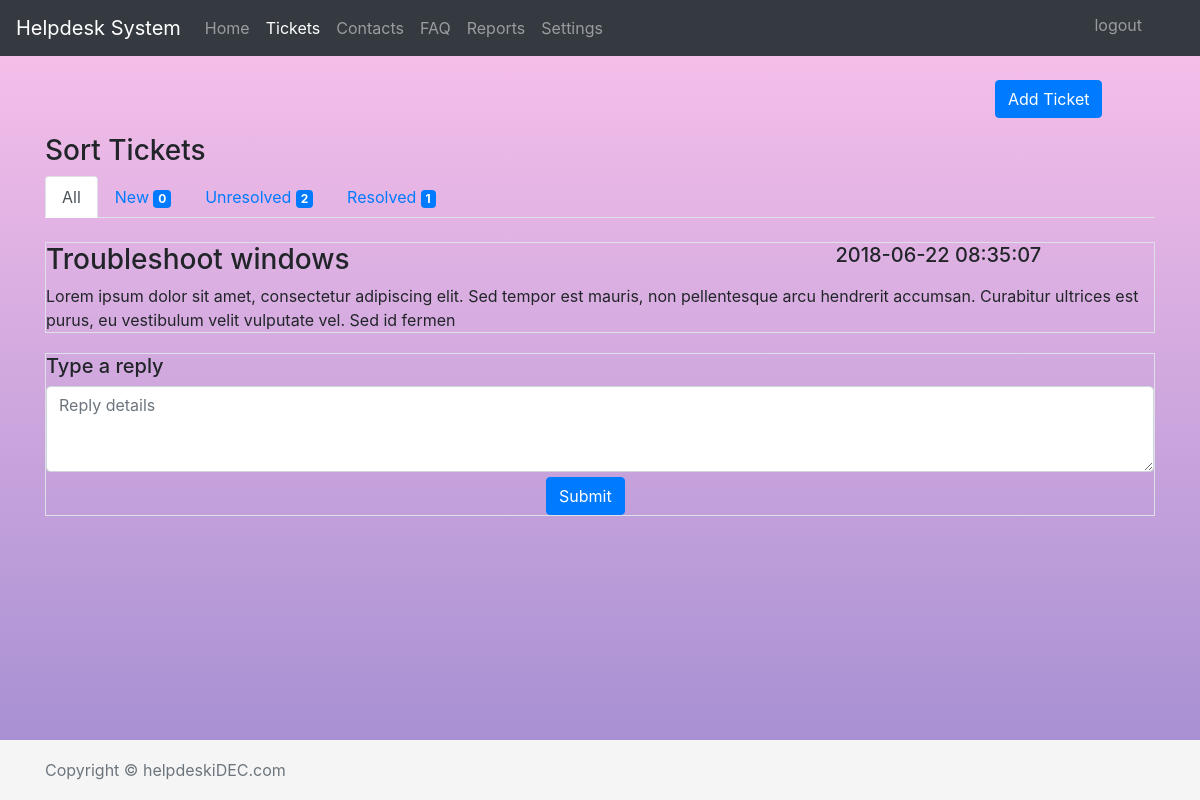
The app's page /helpdesk/tickets_detail.php?id=23 (signed in) with its own data.
### tables this page shows
CREATE TABLE `ticket` (
  `id` int(100) NOT NULL,
  `name` text NOT NULL,
  `email` varchar(423) NOT NULL,
  `title` varchar(20) NOT NULL,
  `phone_number` int(20) NOT NULL,
  `issue_title` varchar(20) NOT NULL,
  `issue_desc` varchar(10000) NOT NULL,
  `date_and_time` timestamp NOT NULL DEFAULT CURRENT_TIMESTAMP,
  `status` varchar(50) NOT NULL DEFAULT 'unresolved'
);

### helpdesk/tickets_detail.php (the view, shortened to what this page needs)
<!doctype html>
<html lang="en">
  <head>
    <link rel="stylesheet" href="https://stackpath.bootstrapcdn.com/bootstrap/4.1.1/css/bootstrap.min.css">
    <link href="style.css" rel="stylesheet">
  </head>
  <body>
    <nav class="navbar navbar-expand-md navbar-dark bg-dark fixed-top">
      <a class="navbar-brand" href="index.php">Helpdesk System</a>
      <div class="collapse navbar-collapse" id="navbarsExampleDefault">
        <ul class="navbar-nav mr-auto">
          <li class="nav-item ">
            <a class="nav-link" href="index.php">Home <span class="sr-only">(current)</span></a>
          </li>
          <li class="nav-item active">
            <a class="nav-link" href="tickets_home.php">Tickets</a>
          </li>
          <li class="nav-item">
            <a class="nav-link" href="contacts_home.php">Contacts</a>
          </li>
            <li class="nav-item">
            <a class="nav-link" href="FAQ_home.php">FAQ</a>
          </li>
           <li class="nav-item">
            <a class="nav-link" href="reports_home.php">Reports</a>
          </li>
          <li class="nav-item">
            <a class="nav-link" href="settings_home.php">Settings</a>
          </li>
          <li class="nav-item "style=' position:fixed;right:50px;top:5px;'>
            <a class="nav-link " href="logout.php">logout</a>
          </li>
        </ul>
      </div>
    </nav>
    <main role="main" class="container">
<section>
  <form class="form-group" action='ticket_process.php' method='POST' id='frm_ticket'>
  <button  type="button" class="btn btn-primary" data-toggle="modal" data-target="#exampleModal" style="margin-left:950px;margin-top: 80px;">
            Add Ticket
          </button>
    </form>
  <h3 >Sort Tickets</h3>
<ul class="nav nav-tabs">
  <li class="nav-item">
    <a class="nav-link active" href="tickets_home.php">All</a>
  </li>
  <li class="nav-item">
  <?php
require 'conn.php';
$sql = "SELECT * FROM ticket WHERE date_and_time > DATE_SUB(NOW(), INTERVAL 1 DAY) ";
$unresolve = "SELECT * FROM ticket WHERE status ='unresolved' ";
$resolve = "SELECT * FROM ticket WHERE status='resolved' ";
$unres = $conn->query($unresolve);
$res = $conn->query($resolve);
$res_array= mysqli_num_rows($res);
$result = $conn->query($sql);
$unres_array= mysqli_num_rows($unres);
$array= mysqli_num_rows($result);
    echo'<a class="nav-link " href="tickets_new.php">New <span class="badge badge-primary">'.$array.'</span></a>';
 echo' </li>';
echo'  <li class="nav-item">';
echo'   <a class="nav-link" href="tickets_unresolved.php">Unresolved <span class="badge badge-primary">'.$unres_array.'</span></a>';
echo'  </li>';
echo' <li class="nav-item">';
echo'  <a class="nav-link" href="tickets_resolved.php">Resolved <span class="badge badge-primary">'.$res_array.'</span></a>';
  echo'  </li>';
echo'</ul>';
?>
  <br>
</section>
        <section class='border kalar'>
        <?php
require 'conn.php';
$sql = "SELECT * FROM ticket where id=". $_GET["id"];
$result = $conn->query($sql);
     while($row = $result->fetch_assoc()) {
    echo '<div class="container" >';
    echo '<div class="row">';
      echo '<h3>'.$row["issue_title"].'</h3>';
      echo '<h5>'.$row["date_and_time"].'</h5>';
    }
?>
<?php
require 'conn.php';
$sql = "SELECT * FROM ticket where id=". $_GET["id"];
$result = $conn->query($sql);
     while($row = $result->fetch_assoc()) {
    echo '<div class="container" >';
    echo '<div class="row">';
      echo $row["issue_desc"];
    }
      echo ' </section>';
      echo "   <section class='border clearfix' style='margin-top: 20px;'>";
      echo ' <h5>Type a reply</h5>';
      echo ' <form action="tickets_send_reply.php?id='.$_GET["id"].'" method="post">';
      echo " <textarea  placeholder='Reply details' class='form-control' rows='3' name='reply' required></textarea>";
      echo "   <input type='submit' class='btn btn-primary 'style='margin-left:500px;margin-top:5px'>";
      echo '  </form>';
      echo ' </section> ';
      ?>
    </main>
    <footer class="footer">
      <div class="container">
        <span class="text-muted">Copyright © helpdeskiDEC.com</span>
      </div>
    </footer>
  </body>
</html>

### helpdesk/style.css (style rules this page uses)
html { position: relative; min-height: 100%; }
body { margin-bottom: 60px; background-image: linear-gradient(to top, #a18cd1 0%, #fbc2eb 100%); }
.footer { position: fixed; bottom: 0; width: 100%; height: 60px; line-height: 60px; background-color: #f5f5f5; left: 0px; right: 0px; margin-bottom: 0px; display: inline-block; }

### records on screen
ticket: issue_title "Troubleshoot windows", date_and_time "2018-06-22 08:35:07", issue_desc "Lorem ipsum dolor sit amet, consectetur adipiscing elit. Sed tempor est mauris, non pellentesque arcu hendrerit accumsan. Curabitur ultrices est purus, eu vestibulum velit vulputate vel. Sed id fermen"

### other values on screen
$array "0"
$unres_array "2"
$res_array "1"
